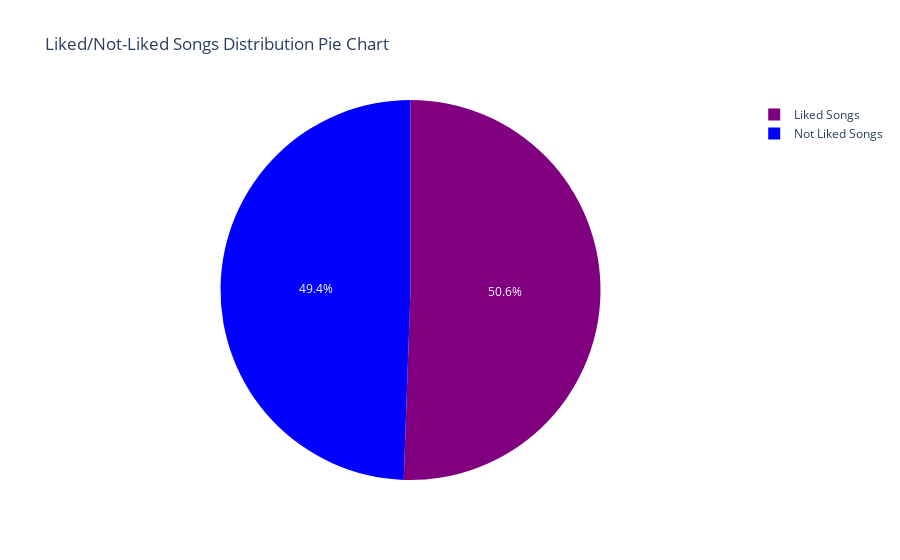

The code cell stored with this chart in its notebook:
### Code cell
labels = ["Liked Songs","Not Liked Songs"]
values = spotify_songs['target'].value_counts().tolist()

px.pie(spotify_songs, values=values, names=labels, title="Liked/Not-Liked Songs Distribution Pie Chart", 
       color_discrete_sequence=["purple", "blue"])

### Figure 1 — Plotly figure (JSON) as saved in the notebook; plotly's stock layout.template omitted (floating-point values rounded to 4 significant figures)
{"data": [{"domain": {"x": [0, 1], "y": [0, 1]}, "hovertemplate": "label=%{label}<br>value=%{value}<extra></extra>", "labels": ["Liked Songs", "Not Liked Songs"], "legendgroup": "", "name": "", "showlegend": true, "type": "pie", "values": [1020, 997]}], "layout": {"legend": {"tracegroupgap": 0}, "piecolorway": ["purple", "blue"], "title": {"text": "Liked/Not-Liked Songs Distribution Pie Chart"}}}
